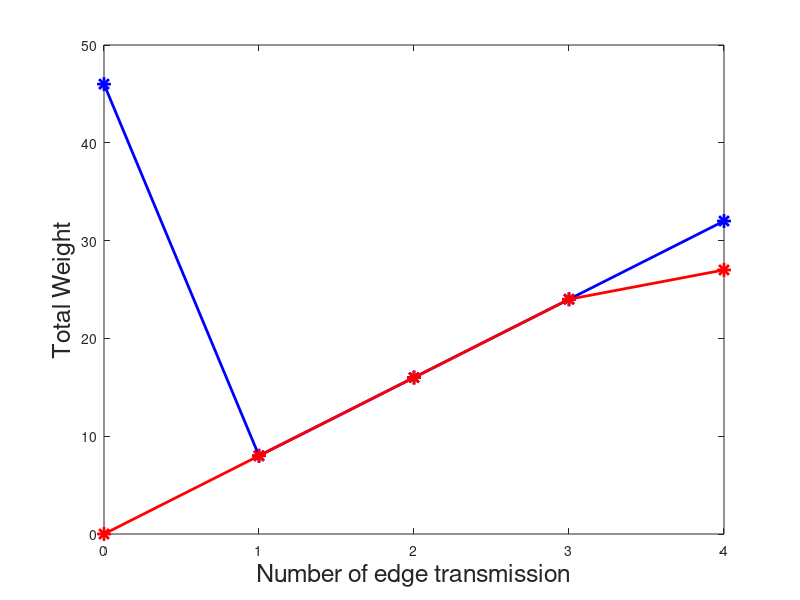

Source code (MATLAB): (Note: this script raises an error after producing the figure.)
% given edge transmission times, z response
clear
A = 10; % arrival packets
X = 5; % virtual queue length
C = 3; % channel state
mu = 2; % local rate
e_E = 1; % edge energy consumption
e_L  = 2; % local energy consumption
M = 1;
T = 4; % total time slots

y_max_int =  min(ceil(A/C), T);
z_max_int  = min(ceil(A/mu), T);

% schedule wireless transmission from 0 to y_max_int times
W = zeros(y_max_int+1, z_max_int+1);
W_edge = zeros(y_max_int+1, z_max_int+1);
W_local = zeros(y_max_int+1, z_max_int+1);

%%%% i : number of edge transmission time %%%%
for i = 0 : y_max_int
    W_edge(1, 1) =  X * min(A, i * C) - M * e_E * min(ceil(A/C),i);
    W_local(1, 1) = 0; % z = 0, local weight  = 0
    W(1, 1) = W_edge(1, 1) + W_local(1, 1);
    for z = 1 : z_max_int  % maximize local weight
        W_local(i+1, z+1) = X * min(max(A - i * C, 0), z * mu) - M * e_L * ...
            min(ceil(max(A - i * C, 0)/mu), z);
        W(i+1, z+1) = W_edge(i+1, z+1) + W_local(i+1, z+1);
    end
end
z_all = 0 : z_max_int;
y_all = 0 : y_max_int;

j = 1;

figure(1)
plot(y_all, W(j, : ), 'b-*','LineWidth',2,'MarkerSize',10)
hold on
plot(y_all, W(j+1, : ), 'r-*','LineWidth',2,'MarkerSize',10)
xlabel('Number of edge transmission','FontSize',18)
ylabel('Total Weight','FontSize',18)
title('System Setup : A = ' + string(A) + ', X = ' + string(X) + ...
    ', \mu = ' + string(mu) + ', C = ' + string(C) + ', T = ' + string(T) ...
    + ', y = ' + string(i), 'FontSize', 18 )
grid on

